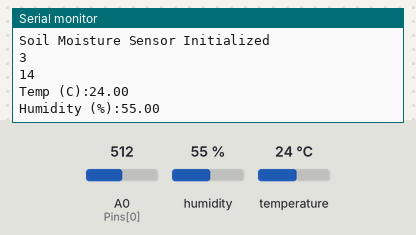
A sketch run on a simulated Arduino Uno R4 WiFi. Shown: the last lines printed to the serial monitor. The inputs (shaded band) are chosen by the test bench; at power-on: humidity 55 %, A0 (Pins[0]) = 512, temperature 24 °C. WiFi joins after 1.5 s; servers stay silent unless stated.

Above: at 2.7 s.
2.8 s: humidity set to 22 %
At 4.7 s:
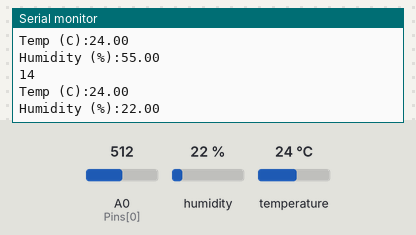
5.5 s: A0 (Pins[0]) set to 716
At 5.9 s:
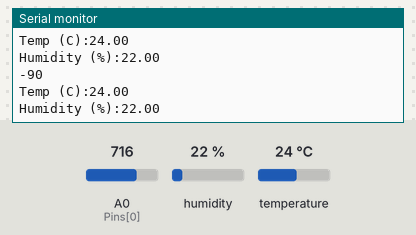
8.2 s: temperature set to 12 °C
At 10.6 s:
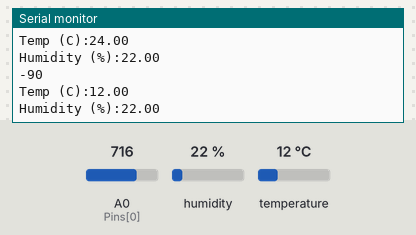
10.9 s: A0 (Pins[0]) set to 900
At 13.1 s:
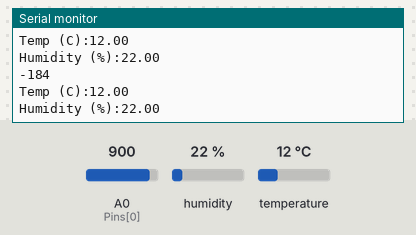
13.6 s: humidity set to 40 %
At 14.3 s:
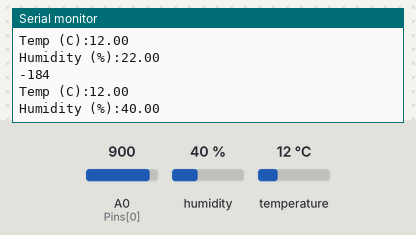
Timing chart, 0 to 16.6 s (numbered marks = the images above; inputs shaded):
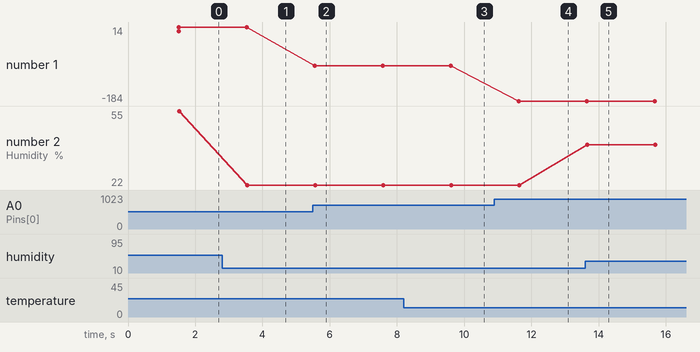

The sketch:

MoistureDHTSensor.ino
```cpp
#include <WiFiS3.h>
#include <dht11.h>

dht11 DHT11;

#define DHT11_PIN 7

const int Pins[] = {A0};      // Array of Analog Input pins in use (max 4)
const int NumPins = sizeof(Pins) / sizeof(Pins[0]); // Divide total size of Pins[] by Pins[0] to get total number of pins used

const int AirValue = 540;     // Min moisture value (calibrated via open air sensor reading)
const int WaterValue = 345;   // Max moisture value (calibrated via total water submersion sensor reading)
const int MoisturePref = 21;  // Threshold value for watering indicator (percentage)
int moisturePercent;

char ssid[] = "";    // SSID of wifi network
char password[] = "";  // Password of wifi network

void setup() {
  Serial.begin(9600); // opens serial port with data rate set to 9600 bps
  Serial.println("Soil Moisture Sensor Initialized");
  WiFi.begin(ssid, password); // connects to wifi using ssid and password set above
  Serial.println(WiFi.status()); // Prints 3 when connected to a network
}

void loop() {

  /*
   * Loop through each pin in use
   * Read current pin value (0 - 1023) and convert to percentage
   * Print current pin value percentage
   */
  for (int i = 0; i < NumPins; i++){
    moisturePercent = map(analogRead(Pins[i]), AirValue, WaterValue, 0, 100);
    Serial.println(moisturePercent);
  }

  int read = DHT11.read(DHT11_PIN);
  Serial.print("Temp (C):");
  Serial.println((float)DHT11.temperature, 2);
  Serial.print("Humidity (%):");
  Serial.println((float)DHT11.humidity, 2);

  delay(2000); // 2 seconds between readings
}
```

Measured:
- after the input at 2.8 s, the serial monitor: prints a new line after 0.75 s (image 1)
- after the input at 5.5 s, the serial monitor: prints a new line after 0.05 s (image 2)
- after the input at 8.2 s, the serial monitor: prints a new line after 1.4 s (image 3)
- after the input at 10.9 s, the serial monitor: prints a new line after 0.72 s (image 4)
- after the input at 13.6 s, the serial monitor: prints a new line after 0.07 s (image 5)
- plotted number 1: 14 → -90 after the input at 5.5 s, -90 → -184 after the input at 10.9 s
- plotted number 2: 55 → 22 after the input at 2.8 s, 22 → 40 after the input at 13.6 s
